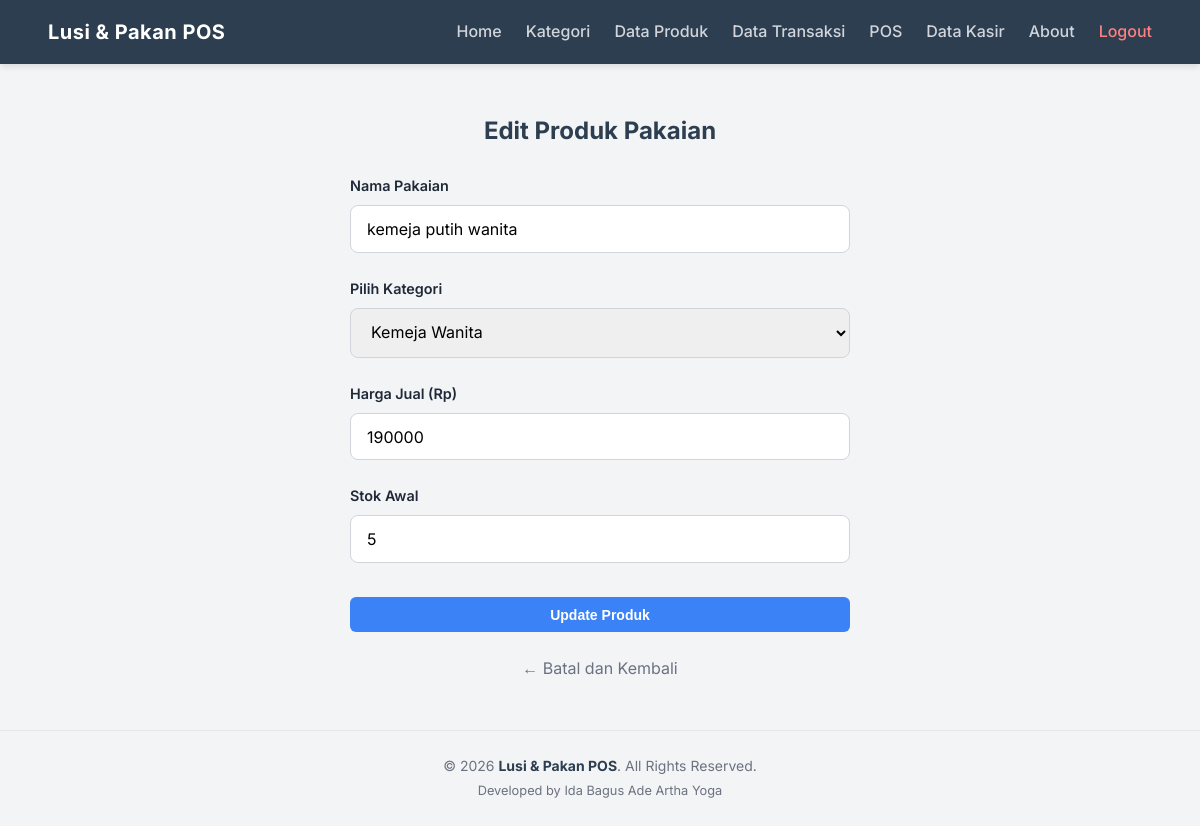
/index.php?action=product_edit&id=1 (signed in), run on the app's committed database.
### tables this page shows
CREATE TABLE `products` (
  `id` int NOT NULL,
  `name` varchar(100) DEFAULT NULL,
  `price` int DEFAULT NULL,
  `stock` int DEFAULT NULL,
  `category_id` int DEFAULT NULL
);

CREATE TABLE `categories` (
  `id` int NOT NULL,
  `name` varchar(100) DEFAULT NULL
);

### controllers/ProductController.php (called while the page is built, shortened)
<?php
require_once 'models/ProductModel.php';
require_once 'models/CategoryModel.php';
class ProductController {
    private $model;
    private $categoryModel;
    public function __construct($db) {
        $this->model = new ProductModel($db);
        $this->categoryModel = new CategoryModel($db);
    }
    public function edit() {
        $id = $_GET['id'];
        $product = $this->model->getById($id);
        $categories = $this->categoryModel->getAll();
        require 'views/products/edit.php';
    }
}
?>

### models/ProductModel.php (called while the page is built, shortened)
<?php
class ProductModel {
    private $conn;
    public function __construct($db) { $this->conn = $db; }
    public function getById($id) {
        $stmt = $this->conn->prepare("SELECT * FROM products WHERE id = ?");
        $stmt->bind_param("i", $id);
        $stmt->execute();
        return $stmt->get_result()->fetch_assoc();
    }
}
?>

### models/CategoryModel.php (called while the page is built, shortened)
<?php
class CategoryModel {
    private $conn;
    public function __construct($db) { $this->conn = $db; }
    public function getAll() {
        $result = $this->conn->query("SELECT * FROM categories");
        $data = [];
        while ($row = $result->fetch_assoc()) { $data[] = $row; }
        return $data;
    }
}
?>

### views/products/edit.php (the view, shortened to what this page needs)
<?php include 'views/layouts/header.php'; ?>
    <div style="max-width: 500px; margin: auto;">
        <h2 style="text-align: center;">Edit Produk Pakaian</h2>
        <form action="index.php?action=product_update" method="POST">
            <div class="form-group">
                <label>Nama Pakaian</label>
                <input type="text" name="name" class="form-control" value="<?= $product['name'] ?>" required>
            </div>
            <div class="form-group">
                <label>Pilih Kategori</label>
                <select name="category_id" class="form-control" required>
                    <?php foreach ($categories as $cat): ?>
                        <option value="<?= $cat['id'] ?>" <?= ($cat['id'] == $product['category_id']) ? 'selected' : '' ?>>
                            <?= $cat['name'] ?>
                        </option>
                    <?php endforeach; ?>
                </select>
            </div>
            <div class="form-group">
                <label>Harga Jual (Rp)</label>
                <input type="number" name="price" class="form-control" value="<?= $product['price'] ?>" required>
            </div>
            <div class="form-group">
                <label>Stok Awal</label>
                <input type="number" name="stock" class="form-control" value="<?= $product['stock'] ?>" required>
            </div>
            <button type="submit" class="btn btn-blue" style="width: 100%; margin-top: 10px;">Update Produk</button>
            <div style="text-align: center; margin-top: 1.5rem;">
                <a href="index.php?action=products" style="color: #6b7280; text-decoration: none;">← Batal dan Kembali</a>
            </div>
        </form>
    </div>
<?php include 'views/layouts/footer.php'; ?>

### views/layouts/header.php (style rules this page uses)
:root { --primary: #2c3e50; --secondary: #10b981; --bg-color: #f3f4f6; --card-bg: #ffffff; --text-main: #1f2937; --text-muted: #6b7280; }
* { box-sizing: border-box; margin: 0; padding: 0; }
body { font-family: 'Inter', sans-serif; background-color: var(--bg-color); color: var(--text-main); line-height: 1.6; }
h2 { color: var(--primary); margin-bottom: 1.5rem; font-weight: 700; }
.btn { display: inline-block; padding: 0.6rem 1.2rem; font-size: 0.875rem; font-weight: 600; text-align: center; text-decoration: none; border-radius: 6px; border: none; cursor: pointer; transition: all 0.2s ease; }
.btn-blue { background-color: #3b82f6; color: #fff; }
.form-group { margin-bottom: 1.5rem; }
.form-group label { display: block; font-weight: 600; margin-bottom: 0.5rem; color: var(--text-main); font-size: 0.9rem; }
.form-control { width: 100%; padding: 0.8rem 1rem; font-size: 1rem; font-family: inherit; border: 1px solid #d1d5db; border-radius: 8px; transition: border-color 0.3s ease, box-shadow 0.3s ease; }

### data on the page
products: name "kemeja putih wanita", category_id "Kemeja Wanita", price "190000", stock "5"
